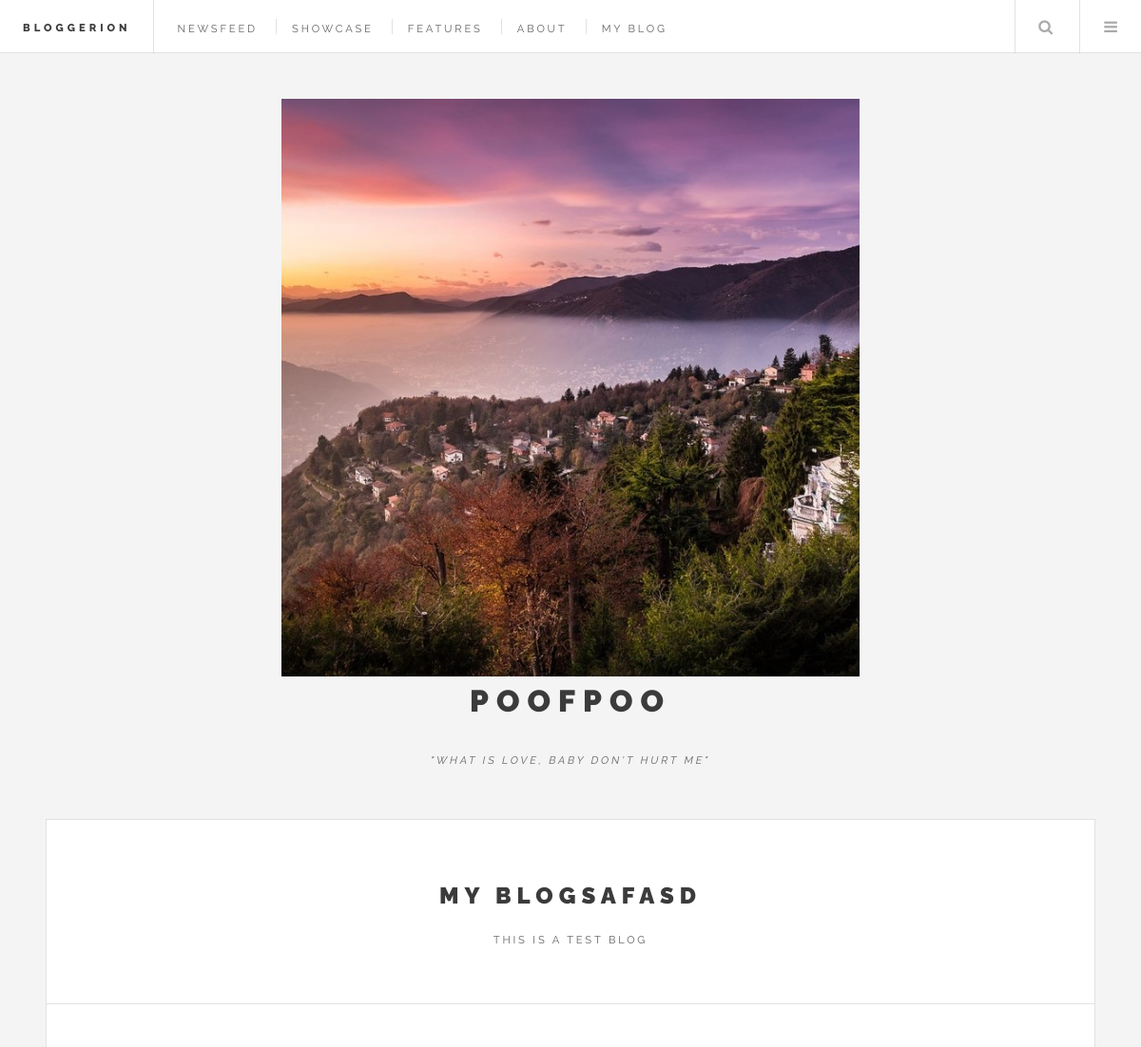
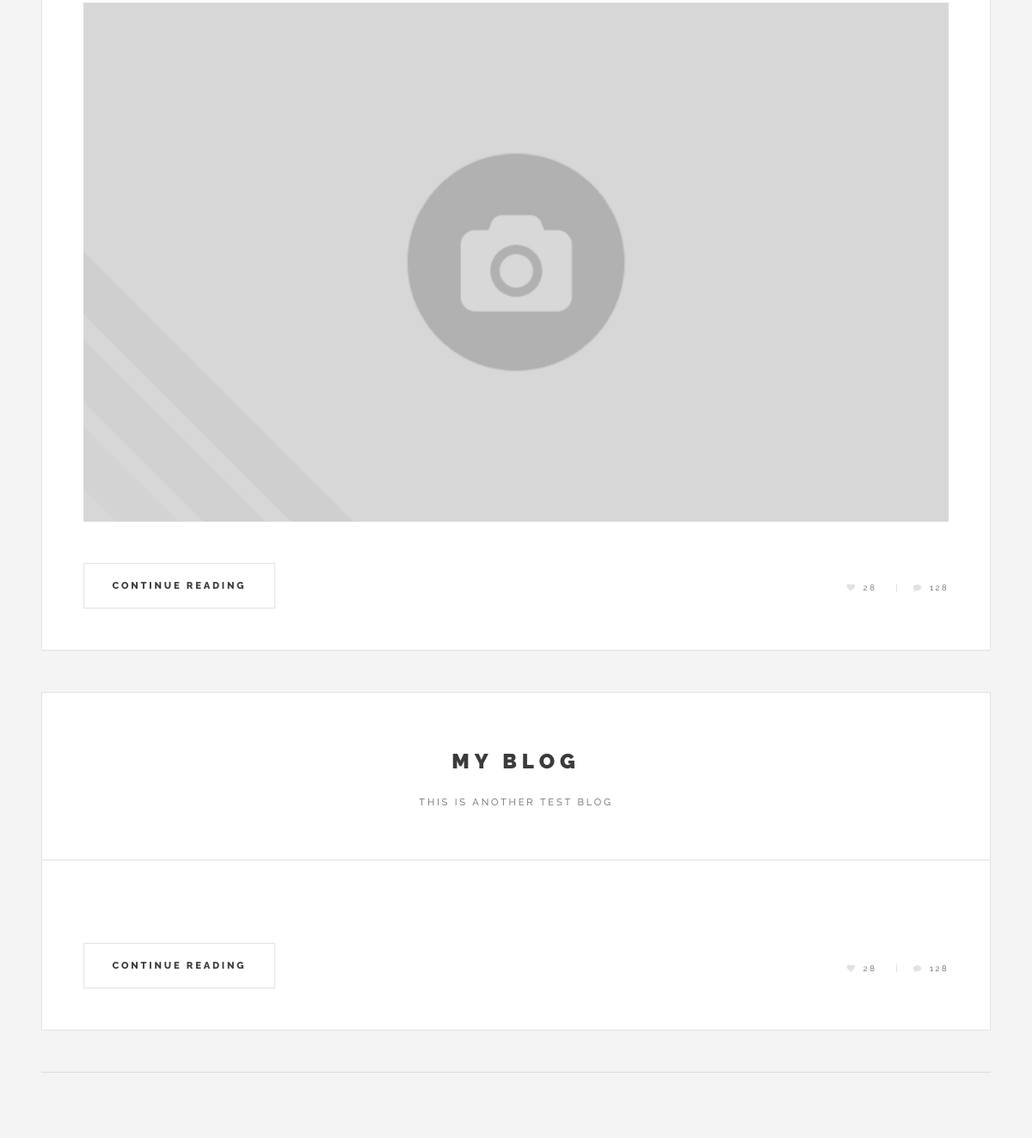
/MyBlog.php (signed in), run on the app's committed database (2 pictures, top to bottom).
### tables this page shows
CREATE TABLE `blogposts` (
  `postid` int(11) NOT NULL,
  `username` text NOT NULL,
  `post` varchar(1000) NOT NULL,
  `title` text NOT NULL,
  `summary` text,
  `headpicture` text NOT NULL,
  `timestamp` timestamp NOT NULL DEFAULT CURRENT_TIMESTAMP ON UPDATE CURRENT_TIMESTAMP,
  `commentNum` int(11) NOT NULL,
  `likesNum` int(11) NOT NULL,
  `draft` tinyint(1) NOT NULL
);

### MyBlog.php (the view, shortened to what this page needs)
<?php include_once "Config.php";
if(isset($_SESSION["username"])){
    $blogquerry = $connection->prepare("SELECT * FROM blogposts WHERE username=:username AND draft=:draft");
    $blogquerry->execute(array('username' => $_SESSION["username"], 'draft' => false));
    $posts = $blogquerry->fetchAll(PDO::FETCH_ASSOC);
    $count = $blogquerry->rowCount();
    $i=0;
}else { header("location: index.php");}
?>
<!DOCTYPE HTML>
<html>
<?php include_once "Include/Head.php"?>
    <body class="is-preload">
            <div id="wrapper">
                <?php include_once "Include/Header.php"?>
                    <div id="main">
                        <?php while($i<$count) {
                        foreach ($posts[$i] as $key => $value) {
                            if ($key == 'title'){
                                $title = $value;
                            }
                            if ($key == 'summary'){
                                $summary = $value;
                            }
                            if($key == 'headpicture'){
                                $headpicture = $value;
                            }
                        }?>
                            <div style="text-align: center;">
                                <article class="post">
                                    <header>
                                        <div class="title">
                                            <h2><a href="#"><?php echo $title; ?></a></h2>
                                            <p><?php echo $summary; ?></p>
                                        </div>
                                    </header>
                                    <a href="#" class="image featured"><img src="<?php echo $headpicture; ?>" alt="" /></a>
                                    <footer>
                                        <ul class="actions">
                                            <li><a href="#" class="button large">Continue Reading</a></li>
                                        </ul>
                                        <ul class="stats">
                                            <li><a href="#" class="icon fa-heart">28</a></li>
                                            <li><a href="#" class="icon fa-comment">128</a></li>
                                        </ul>
                                    </footer>
                                </article>
                            </div>
                        <?php
                                $i++;
                            }?>
                    </div>
                <?php include_once "Include/Sidebar.php"?>
            </div>
    </body>
</html>

### Include/Head.php (shortened to what this page needs)
<head>
    <link rel="stylesheet" href="assets/css/main.css" />
</head>

### Include/Header.php (shortened to what this page needs)
<header id="header">
    <h1><a href="index.php">Bloggerion</a></h1>
    <nav class="links">
        <ul>
            <li><a href="#">Newsfeed</a></li>
            <li><a href="#">Showcase</a></li>
            <li><a href="#">Features</a></li>
            <li><a href="#">About</a></li>
            <li><a href="MyBlog.php">My Blog</a></li>
        </ul>
    </nav>
    <nav class="main">
        <ul>
            <li class="search">
                <a class="fa-search" href="#search">Search</a>
            </li>
            <li class="menu">
                <a class="fa-bars" href="#menu">Menu</a>
            </li>
        </ul>
    </nav>
</header>

### Include/Sidebar.php
<section id="sidebar">
    <section id="intro">
        <a href="#" class="image fit"><img src="userfiles/<?php echo $_SESSION["username"];?>/avatar.jpg" alt="" /></a>
        <header>
            <div style="text-align: center;"><h2><?php echo $_SESSION["username"]; ?></h2>
                <p><i>"<?php echo($_SESSION["userquote"])?>"</i></p></div>
        </header>
    </section>
</section>

### data on the page
blogposts: title "MY BLOGSAFASD", summary "THIS IS A TEST BLOG", headpicture (placeholder picture)
blogposts: title "MY BLOG", summary "THIS IS ANOTHER TEST BLOG"

### other printed values
$_SESSION["username"] "POOFPOO"
$_SESSION["userquote"] "WHAT IS LOVE, BABY DON'T HURT ME"
